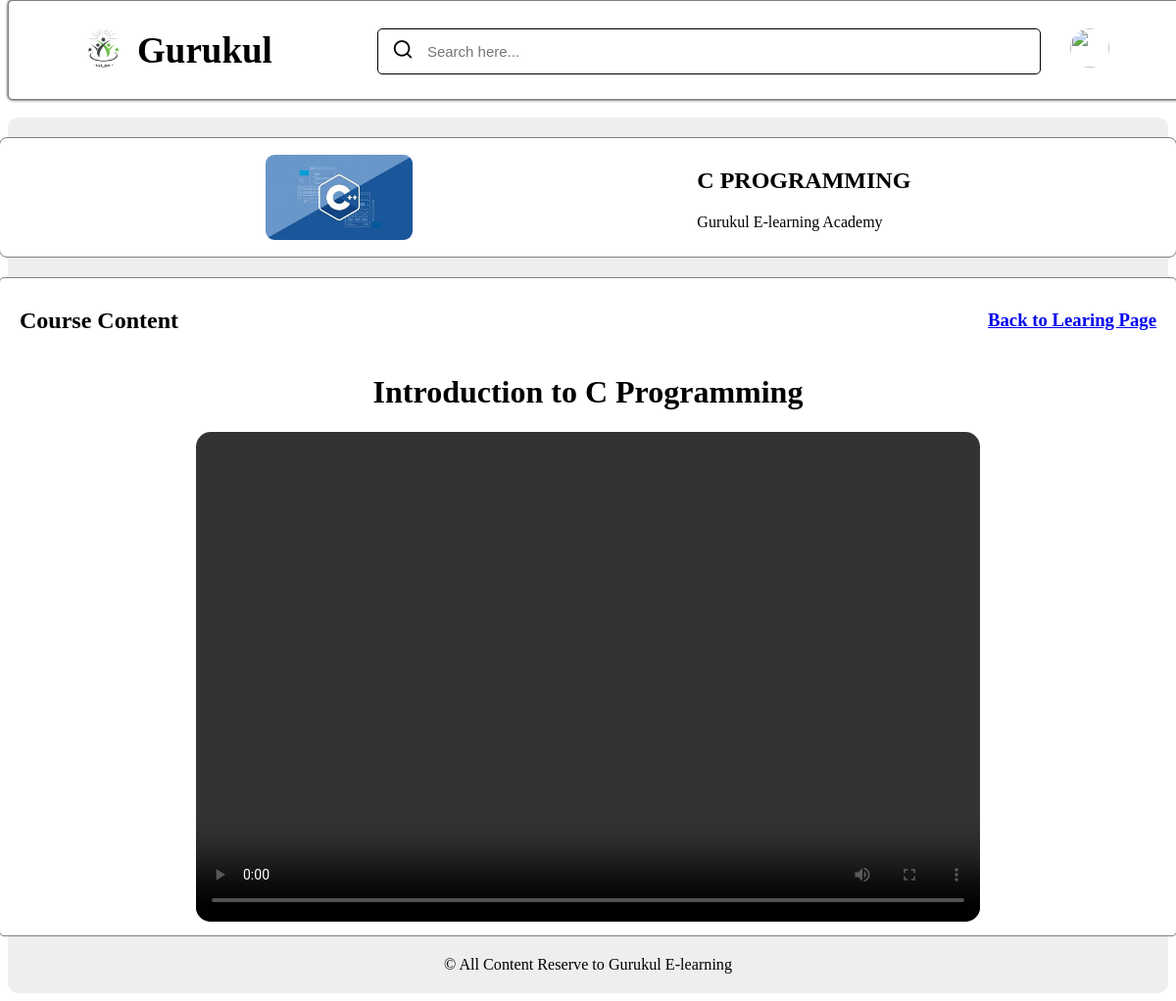
The app's page /student/course/mycourse/temp/learingpage1/c-programming with its own data.
### home/models.py (models this page shows, shortened)
class course(models.Model):
    product_name= models.CharField(max_length=200)
    price =models.CharField(max_length=100)
    img =models.ImageField(upload_to='img')
    duration =models.CharField(max_length=120)
    info= models.TextField()
    button =models.CharField(max_length=100,default="/log")
    teacher_name = models.CharField(max_length=200,null=True)
    rating = models.CharField(max_length=100,null=True)
    level = models.CharField(max_length=200,null=True)
    about_course = models.TextField(null=True)
    chapter1 = models.CharField(max_length=500,null=True)
    video1= models.FileField(upload_to='lecture_video/',null=True,blank=True)
    chapter2 = models.CharField(max_length=500,null=True)
    video2= models.FileField(upload_to='lecture_video/',null=True,blank=True)
    chapter3 = models.CharField(max_length=500,null=True)
    video3= models.FileField(upload_to='lecture_video/',null=True,blank=True)
    chapter4 = models.CharField(max_length=500,null=True)
    video4= models.FileField(upload_to='lecture_video/',null=True,blank=True)
    chapter5 = models.CharField(max_length=500,null=True)
    video5= models.FileField(upload_to='lecture_video/',null=True,blank=True)
    new_slug = AutoSlugField(populate_from='product_name',unique=True,null=True,default=None)

### student/views.py (the view)
# urls.py: path("/course/mycourse/temp/learingpage1/<slug>",views.chapter_video1, name='chapter_video1'),
def chapter_video1(request,slug):
    main= course.objects.filter(new_slug=slug)
    data={
        "main":main
    }
    return render(request,"chapers/chapter1.html",data)

### templates/chapers/chapter1.html (shortened to what this page needs)
<!DOCTYPE html>
<html lang="en">
<head>
    <link rel="stylesheet" href="https://unicons.iconscout.com/release/v4.0.0/css/line.css">
    <link href='https://unpkg.com/boxicons@2.1.4/css/boxicons.min.css' rel='stylesheet'>
</head>
<body>
    <div class="dashboard">
        <div class="top">
            <div class="logo-name">
                <div class="logo-img">
                    <img src="/static/main.logo-1.png" alt="logo">
                </div>
                <span class="logo-n">Gurukul</span>
            </div>
            <div class="search-box">
                <i class="uil uil-search"></i>
                <input type="text" placeholder="Search here...">
            </div>
            <div>
                <img src="{{user.sign_up_table.profile_pic.url}}" alt="">
            </div>
        </div>
    </div>
    <div class="container">
        <div class="course-main">
            <div class="course-card">
                {% for i in main %}
                <div class="course-box">
                    <div class="course-img">
                        <img src="{{i.img.url}}" alt="">
                    </div>
                    <div class="course-name">
                        <h2>{{i.product_name}}</a></h2>
                        <P>Gurukul E-learning Academy</P>
                    </div>
                </div>
                {% endfor %}
            </div>
            <div class="course-content">
                <div class="title">
                    <h2>Course Content</h2>
                    <h3><a href="/student/course/mycourse/temp/python-programming">Back to Learing Page</a></h3>
                </div>
                <div class="main-content">
                    {% for i in main %}
                        <div>
                            <h1>{{i.chapter1}}</h1>
                            <video width="800px" height="500px" controls>
                                <source src="{{i.video1.url}}" type="video/mp4">
                            </video>
                        </div>
                    {% endfor %}
                </div>
            </div>
            <div class="footer">
                <span>&copy; All Content Reserve to Gurukul E-learning </span>
            </div>
        </div>
    </div>
</body>
</html>

### templates/chapers/chapter1.html (style rules this page uses)
.top { border: 1px solid gray; box-shadow: 0 0 3px black; border-radius: 5px; width: 100%; height: 100px; display: flex; justify-content: space-evenly; align-items: center; position: fixed; top: 0px; background-color: white; }
.top .logo-name { display: flex; align-items: center; }
.top .logo-img img { width: 40px; object-fit: cover; border-radius: 50%; }
.top .logo-name .logo-n { font-size: 37px; font-weight: 600; color: var(--text-color); margin-left: 14px; transition: var(--tran-05); }
.top .search-box { position: relative; height: 45px; max-width: 600px; width: 100%; margin: 0 30px; }
.top .search-box input { position: absolute; border: 1px solid black; background-color: white; padding: 0 25px 0 50px; border-radius: 5px; height: 100%; width: 100%; color: black; font-size: 15px; font-weight: 400; outline: none; }
.top .search-box i { position: absolute; left: 15px; font-size: 22px; z-index: 10; top: 50%; transform: translateY(-50%); color: var(--black-light-color); }
.top img { width: 40px; height: 40px; border-radius: 50%; }
.container { margin-top: 120px; background-color: rgba(237, 235, 235, 0.893); border-radius: 10px; display: flex; justify-content: center; }
.course-card { border: 1px solid rgb(249, 246, 246); width: 1200px; background-color: white; border-radius: 8px; margin-top: 20px; padding: 10px 0px; border: 1px solid gray; }
.course-box { display: flex; justify-content: space-evenly; align-items: center; }
.course-img { width: 150px; height: auto; margin-right: 20px; display: flex; justify-content: center; align-items: center; }
.course-img img { width: 100%; border-radius: 9px; }
.course-content { border: 1px solid gray; width: 1200px; background-color: white; border-radius: 5px; margin-top: 20px; padding: 10px 0px; }
.title { display: flex; justify-content: space-between; align-items: center; padding: 0 20px; }
.main-content { display: flex; justify-content: center; align-items: center; text-align: center; }
.main-content h1 { text-align: center; }
.main-content video { border-radius: 15px; }
.footer { text-align: center; margin: 20px; font-size: 1.01rem; }

### records on screen
course: img (picture), product_name "C PROGRAMMING", chapter1 "Introduction to C Programming"
